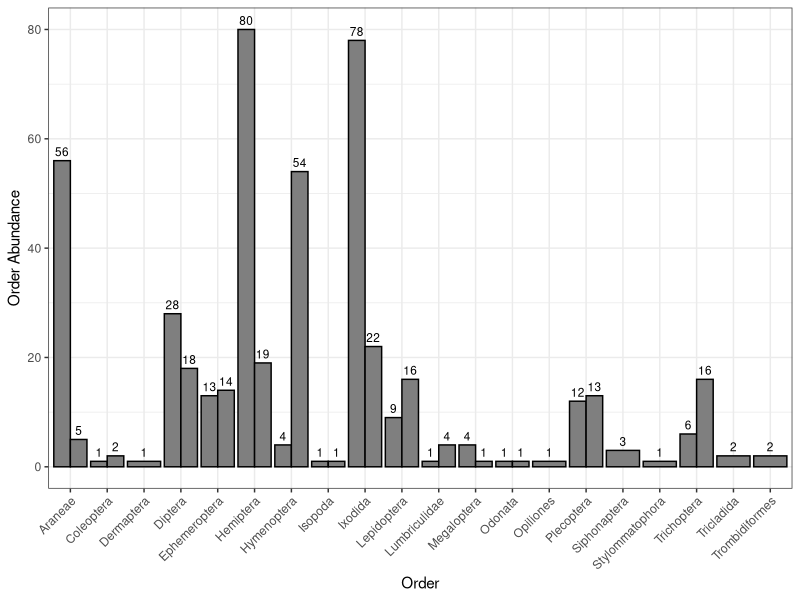
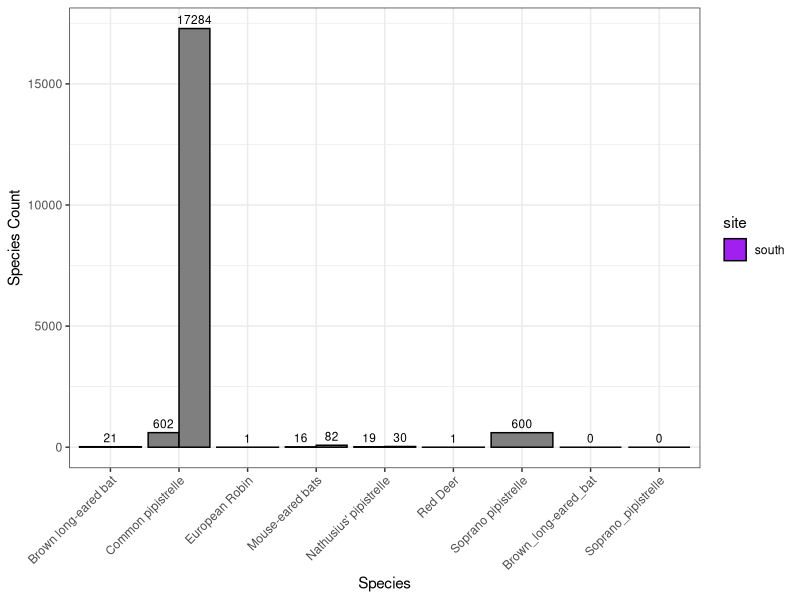
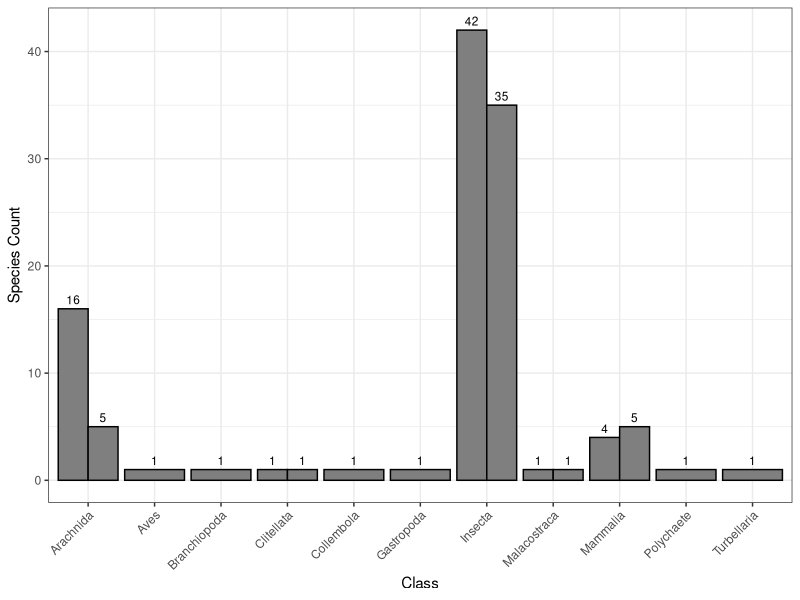
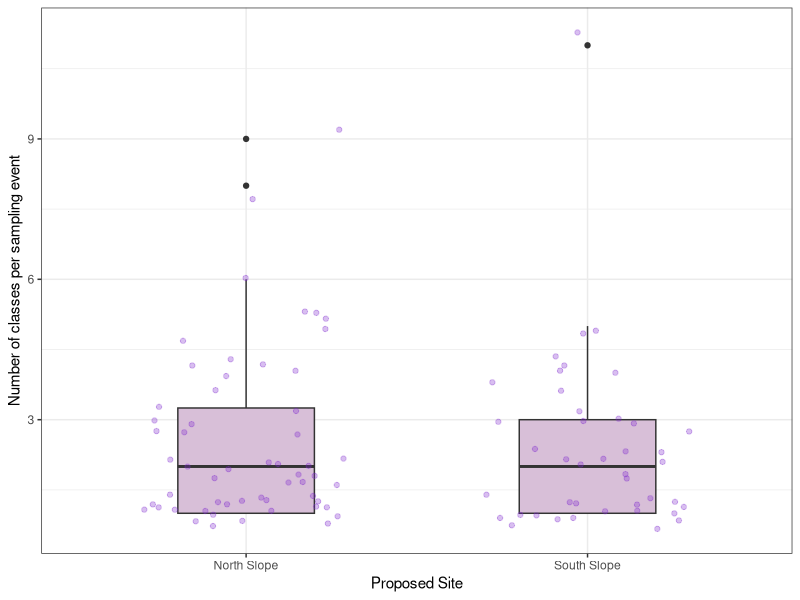
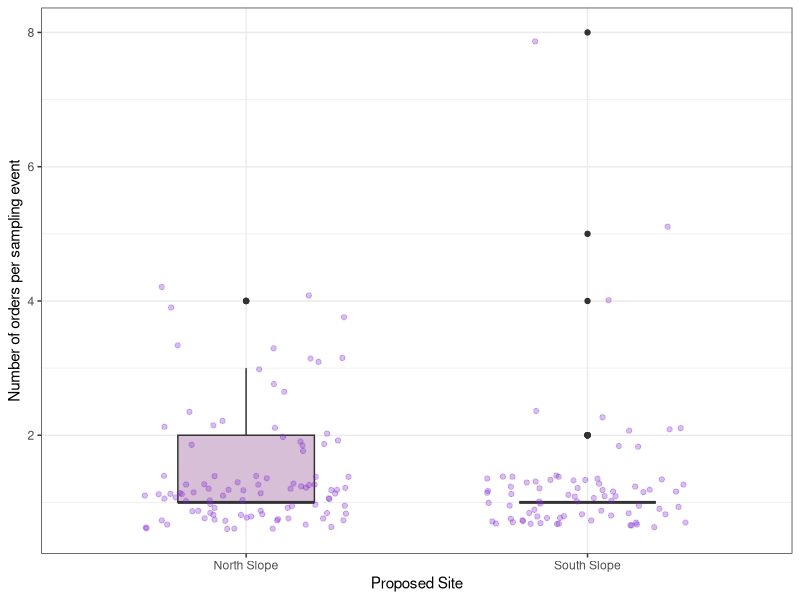

Here is the R script that generated these plots, in order: (Note: this script raises an error after producing the figures.)
# clear environment
rm(list=ls())

# import packages needed
library(ggplot2)
library(dplyr)
library(vegan)
library(tidyr)
library(tibble)
# ...

# import full data set
arran_data_full <- read.csv('./Data/arran_data_full.csv')
# check the data set
head(arran_data_full)

# check data types
str(arran_data_full)
arran_data_full$eventID <- as.factor(arran_data_full$eventID)
arran_data_full$site <- as.factor(arran_data_full$site)
arran_data_full$samplingProtocol <- as.factor(arran_data_full$samplingProtocol)
arran_data_full$vernacularName <- as.factor(arran_data_full$vernacularName)
arran_data_full$individualCount <- as.numeric(arran_data_full$individualCount)
# ... need to finish
str(arran_data_full)

# create subsets of the data
invert_data <- arran_data_full %>% slice(1:235)
vert_data <- arran_data_full %>% slice(236:302)
# for total number of vertebrate species use vert_data
# but for counts or diversity yse vert_count_data
vert_count_data <- vert_data %>% slice(47:67)

# ANALYSIS OF INVERTEBRATE BIODIVERSITY 
invert_data <- invert_data %>%
  filter(order != "")

invert_abundances <- invert_data %>%
  group_by(site, order) %>%
  summarise(total_count = sum(individualCount), .groups = "drop")

invert_alpha_div <- invert_data %>%
  group_by(site) %>% # Group by site
  summarise(no_orders = n_distinct(order), .groups = "drop") # Count unique species

ggplot(invert_abundances, aes(x = order, y = total_count, fill = site)) +
  geom_bar(stat = "identity", position = "dodge", colour = "black") +
  geom_text(
    aes(label = total_count),
    position = position_dodge(width = 0.9), # Adjust text position to align with bars
    vjust = -0.5, # Position text slightly above the bars
    size = 3      # Adjust text size
  ) +
  labs(x = "Order", y = "Order Abundance") +
  scale_fill_manual(values = c("south" = "purple", "north" = "purple4")) +
  theme_bw() +
  theme(axis.text.x = element_text(angle = 45, vjust = 1, hjust=1))

# ANALYSIS OF VERTEBRATE BIODIVERSITY
 
# remove camera trap data due to small sample size
vert_count_data2 <- vert_count_data %>%
  filter(samplingProtocol != "Camera_traps")

vert_abundances <- vert_count_data2 %>%
  group_by(site, vernacularName) %>%
  summarise(total_count = sum(individualCount), .groups = "drop")

vert_abundances_zeros <- data.frame(site = character(0), vernacularName = character(0), total_count = integer(0))
#vert_abundances_zeros1 <- data.frame(site = "north", vernacularName = "Red_Deer", total_count = 0)
vert_abundances_zeros2 <- data.frame(site = "south", vernacularName = "Brown_long-eared_bat", total_count = 0)
#vert_abundances_zeros3 <- data.frame(site = "south", vernacularName = "European_Robin", total_count = 0)
vert_abundances_zeros4 <- data.frame(site = "south", vernacularName = "Soprano_pipistrelle", total_count = 0)
vert_abundances_zeros <- rbind(vert_abundances_zeros, vert_abundances_zeros2, vert_abundances_zeros4)
#vert_abundances_zeros <- rbind(vert_abundances_zeros, vert_abundances_zeros1, vert_abundances_zeros2, vert_abundances_zeros3, vert_abundances_zeros4)

vert_abundances <- rbind(vert_abundances, vert_abundances_zeros)

ggplot(vert_abundances, aes(x = vernacularName, y = total_count, fill = site)) +
  geom_bar(stat = "identity", position = "dodge", colour = "black") +
  geom_text(
    aes(label = total_count),
    position = position_dodge(width = 0.9), # Adjust text position to align with bars
    vjust = -0.5, # Position text slightly above the bars
    size = 3      # Adjust text size
  ) +
  labs(x = "Species", y = "Species Count") +
  scale_fill_manual(values = c("south" = "purple", "north" = "purple4")) +
  theme_bw() +
  theme(axis.text.x = element_text(angle = 45, vjust = 1, hjust=1))

# then can do calls per audiomoth!
# no - not informative, data too messy/ sample too small

vert_alpha_div <- vert_data %>%
  group_by(site) %>% # Group by site
  summarise(no_species = n_distinct(vernacularName), .groups = "drop") # Count unique species
#plot this!!!


# ALPHA DIVERSITY
# Summarise the number of species per site
unique(arran_data_full$class)
arran_data_full <- arran_data_full %>%
  filter(individualCount != 0)
unique(arran_data_full$class)

arran_alpha_div <- arran_data_full %>%
  group_by(site, class) %>% # Group by site
  summarise(no_species = n_distinct(vernacularName), .groups = "drop") # Count unique species

ggplot(arran_alpha_div, aes(x = class, y = no_species, fill = site)) +
  geom_bar(stat = "identity", position = "dodge", colour = "black") +
  geom_text(
    aes(label = no_species),
    position = position_dodge(width = 0.9), # Adjust text position to align with bars
    vjust = -0.5, # Position text slightly above the bars
    size = 3      # Adjust text size
  ) +
  labs(x = "Class", y = "Species Count") +
  scale_fill_manual(values = c("south" = "purple", "north" = "purple4")) +
  theme_bw() +
  theme(axis.text.x = element_text(angle = 45, vjust = 1, hjust=1))
# overall pretty similar - but south fairing slightly better?


# BETA DIVERSITY - SHANNONS

# rearrange data set
arran_data_rearranged <- arran_alpha_div %>%
  tidyr::pivot_wider(names_from = class, values_from = no_species, values_fill = 0) %>%
  column_to_rownames(var = "site")
# Set the 'site' column as row names using tibble's function
rownames(arran_data_rearranged) <- arran_data_rearranged$site
#arran_data_rearranged <- arran_data_rearranged[, -1]  # Remove the 'site' column

# shannons
arran_shannons <- diversity(arran_data_rearranged[,1:11])
arran_shannons <- as.numeric(arran_shannons)

shannons_south <- arran_shannons[2]
shannons_north <- arran_shannons[1]

arran_diversity_indicies <- data.frame(diversity_index = character(0), south = numeric(0), north = numeric(0))
arran_shannons <- data.frame(diversity_index = "shannons", south = shannons_south, north = shannons_north)
arran_diversity_indicies <- rbind(arran_diversity_indicies, arran_shannons)

# simpsons
arran_simpsons <- diversity(arran_data_rearranged[,1:11], index = "simpson")
arran_simpsons <- as.numeric(arran_simpsons)

simpsons_south <- arran_simpsons[2]
simpsons_north <- arran_simpsons[1]

arran_simpsons <- data.frame(diversity_index = "simpsons", south = simpsons_south, north = simpsons_north)
arran_diversity_indicies <- rbind(arran_diversity_indicies, arran_simpsons)
# south has higher diversity

arran_diversity_indicies

# HAVE DONE BY SLOPE, WHAT ABOUT BY SAMPLE BY SLOPE AS IN MY DISS?
# could then use more interesting plots like boxplots

# ALPHA DIVERSITY
# Summarise the number of species per site
unique(arran_data_full$class)
arran_data_full <- arran_data_full %>%
  filter(individualCount != 0)
unique(arran_data_full$class)

sample_class <- arran_data_full %>%
  group_by(site, eventID, class) %>% # Group by site
  summarise(no_species = n_distinct(vernacularName), .groups = "drop") # Count unique species

ggplot(sample_class, aes(x = site, y = no_species)) +
  geom_boxplot(width = 0.4, fill = "thistle") +
  geom_jitter(width = 0.3, colour = "purple3", alpha = 0.3) +
  labs(x = "Proposed Site", y = "Number of classes per sampling event") +
  scale_x_discrete(labels = c("North Slope", "South Slope")) +
  theme_bw()

unique(arran_data_full$order)
arran_data_full <- arran_data_full %>%
  filter(individualCount != 0)
arran_data_full <- arran_data_full %>%
  filter(order != "")
unique(arran_data_full$order)

sample_order <- arran_data_full %>%
  group_by(site, eventID, order) %>% # Group by site
  summarise(no_species = n_distinct(vernacularName), .groups = "drop") # Count unique species

ggplot(sample_order, aes(x = site, y = no_species)) +
  geom_boxplot(width = 0.4, fill = "thistle") +
  geom_jitter(width = 0.3, colour = "purple3", alpha = 0.3) +
  labs(x = "Proposed Site", y = "Number of orders per sampling event") +
  scale_x_discrete(labels = c("North Slope", "South Slope")) +
  theme_bw()


# DIVERSITY
# rearrange dataset
# don't take from alpha, take from main dataframe
sample_data_rearranged <- sample_class %>%
  tidyr::pivot_wider(names_from = order, values_from = no_species, values_fill = 0) %>%
  column_to_rownames(var = "site")



# stuff
#select(-genre, -spotify_monthly_listeners, -year_founded)
